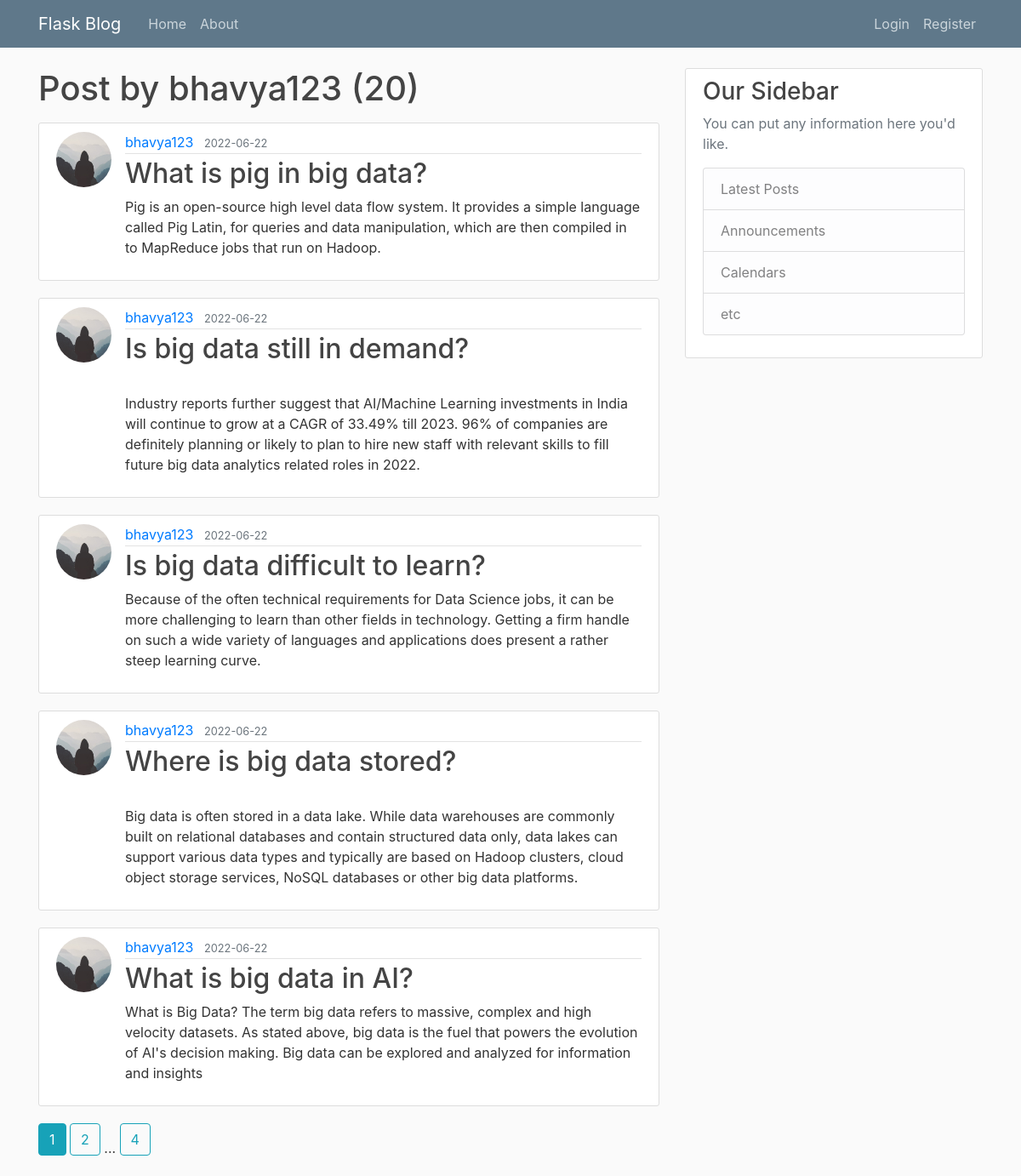
The page /user/bhavya123 on the database its author committed.
### flaskblog/models.py (models this page shows, shortened)
class User(db.Model, UserMixin):
    id = db.Column(db.Integer, primary_key=True)
    username = db.Column(db.String(20), unique=True, nullable=False)
    email = db.Column(db.String(120), unique=True, nullable=False)
    image_file = db.Column(db.String(20), nullable=False, default='default.jpg')
    password = db.Column(db.String(60), nullable=False)
    posts = db.relationship('Post', backref='author', lazy=True)

class Post(db.Model):
    id = db.Column(db.Integer, primary_key=True)
    title = db.Column(db.String(100), nullable=False)
    date_posted = db.Column(db.DateTime, nullable=False, default=datetime.utcnow)
    content = db.Column(db.Text, nullable=False)
    user_id = db.Column(db.Integer, db.ForeignKey('user.id'), nullable=False)

### flaskblog/users/routes.py (the view)
@users.route('/user/<string:username>') # dynamic variable
def user_posts(username):
    page = request.args.get('page', 1, type=int) # passing query parameter
    user = User.query.filter_by(username=username).first_or_404()
    posts = Post.query.filter_by(author=user)\
        .order_by(Post.date_posted.desc())\
            .paginate( page=page, per_page=5)
    return render_template('user_post.html', posts = posts, user=user)

### flaskblog/templates/user_post.html
{% extends "layout.html" %}
{% block content %}
    <h1 class="mb-3">Post by {{ user.username }} ({{ posts.total }})</h1>
    {% for post in posts.items %}
        <article class="media content-section">
            <img class="rounded-circle article-img" src = "{{ url_for('static', filename='profile_pics/' + post.author.image_file) }}">
            <div class="media-body">
                <div class="article-metadata">
                    <a class="mr-2" href="{{ url_for('users.user_posts', username=post.author.username) }}">{{ post.author.username }}</a>
                    <small class="text-muted">{{ post.date_posted.strftime('%Y-%m-%d') }}</small>
                </div>
                <h2><a class="article-title" href="{{ url_for('posts.post', post_id=post.id) }}">{{ post.title }}</a></h2>
                <p class="article-content">{{ post.content }}</p>
            </div>
        </article>
    {% endfor %}
    {% for page_num in posts.iter_pages(left_edge=1, right_edge=1, left_current=1, right_current=2) %}
        {% if page_num %}
            {% if posts.page == page_num %}
                <a class="btn btn-info mb-4" href="{{ url_for('users.user_posts', username=user.username, page=page_num) }}">{{ page_num }}</a>
            {% else %}
                <a class="btn btn-outline-info mb-4" href="{{ url_for('users.user_posts', username=user.username, page=page_num) }}">{{ page_num }}</a>
            {% endif %}
        {% else  %}
            ...
        {% endif %}
    {% endfor %}
{% endblock content %}

### flaskblog/static/main.css (style rules this page uses)
body { background: #fafafa; color: #333333; margin-top: 5rem; }
h1, h2, h3, h4, h5, h6 { color: #444444; }
.content-section { background: #ffffff; padding: 10px 20px; border: 1px solid #dddddd; border-radius: 3px; margin-bottom: 20px; }
.article-title { color: #444444; }
.article-content { white-space: pre-line; }
.article-img { height: 65px; width: 65px; margin-right: 16px; }
.article-metadata { padding-bottom: 1px; margin-bottom: 4px; border-bottom: 1px solid #e3e3e3 }

### rows shown on the page
User: username "bhavya123"
Post: image_file (placeholder picture), author.username "bhavya123", date_posted "2022-06-22", title "What is pig in big data?", content "Pig is an open-source high level data flow system. It provides a simple language called Pig Latin, for queries and data manipulation, which are then compiled in to MapReduce jobs that run on Hadoop."
Post: image_file (placeholder picture), author.username "bhavya123", date_posted "2022-06-22", title "Is big data still in demand?", content "Industry reports further suggest that AI/Machine Learning investments in India will continue to grow at a CAGR of 33.49% till 2023. 96% of companies are definitely planning or likely to plan to hire new staff with relevant skills to fill future big data analytics related roles in 2022."
Post: image_file (placeholder picture), author.username "bhavya123", date_posted "2022-06-22", title "Is big data difficult to learn?", content "Because of the often technical requirements for Data Science jobs, it can be more challenging to learn than other fields in technology. Getting a firm handle on such a wide variety of languages and applications does present a rather steep learning curve."
Post: image_file (placeholder picture), author.username "bhavya123", date_posted "2022-06-22", title "Where is big data stored?", content "Big data is often stored in a data lake. While data warehouses are commonly built on relational databases and contain structured data only, data lakes can support various data types and typically are based on Hadoop clusters, cloud object storage services, NoSQL databases or other big data platforms."
Post: image_file (placeholder picture), author.username "bhavya123", date_posted "2022-06-22", title "What is big data in AI?", content "What is Big Data? The term big data refers to massive, complex and high velocity datasets. As stated above, big data is the fuel that powers the evolution of AI's decision making. Big data can be explored and analyzed for information and insights"

### other values the page prints
{{ posts.total }} "20"
{{ page_num }} "1"
{{ page_num }} "2" "4"
